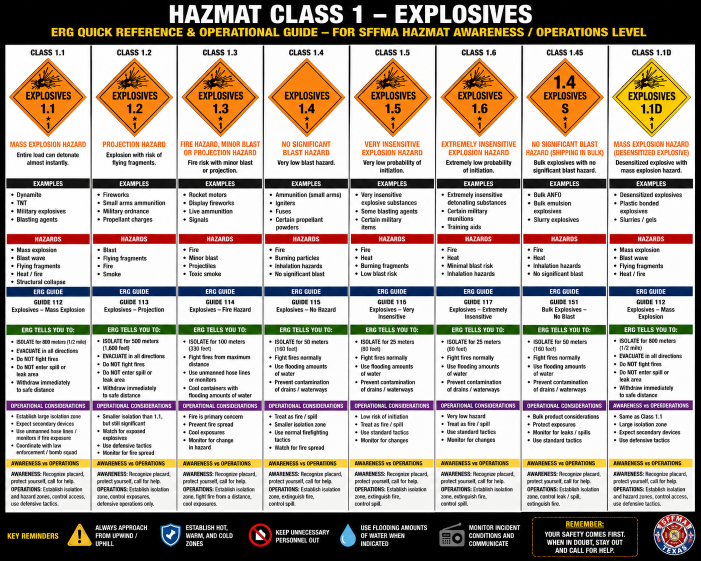
#> input picture images/class1_explosives.png, 1402 x 1122 px, given in place of container_nonbulk.png, which was not available (shown at 1/2 size)
$ python previews.py
#> lines starting #> are read from the running program, lines starting #| are printed output that depends on the picture; pictures that were not available may be replaced by others from this repository, and a replacement may not be noted
"""Build before/after previews (docs/chart-previews) and resized .webp copies of corrected charts."""
from PIL import Image, ImageDraw, ImageFont
F = '/usr/share/texmf/fonts/opentype/public/tex-gyre/texgyreheroscn-bold.otf'
CROPS = {
    'container_nonbulk': [(560, 240, 1000, 620)],
    'container_cargo_trucks': [(1130, 500, 1320, 850), (900, 950, 1340, 1024)],
    'container_ton': [(0, 290, 480, 360), (680, 560, 1024, 960), (0, 1080, 1024, 1510)],
    'container_intermodal': [(800, 140, 1480, 480), (760, 690, 1100, 750)],
}
PENDING = ('container_rail_cars class1_explosives class2_gases class3_flammable_liquids class4_flammable_solids '
           'class5_oxidizers class6_toxic class7_radioactive class8_corrosives class9_miscellaneous ppe_all '
           'ppe2_class2 ppe3_class3 ppe5_class5 ppe_respiratory ppe_selection').split()


def label(w, t):
    im = Image.new('RGB', (w, 40), (20, 20, 20))
    ImageDraw.Draw(im).text((12, 5), t, font=ImageFont.truetype(F, 28), fill=(255, 255, 255))
    return im


for n, boxes in CROPS.items():
    a = Image.open(f'images/{n}.png').convert('RGB')
#> a is the input picture: PIL image 1402x1122 RGB; mean R, G, B 180, 170.1, 160.3
    b = Image.open(f'images/{n}_corrected.png').convert('RGB')
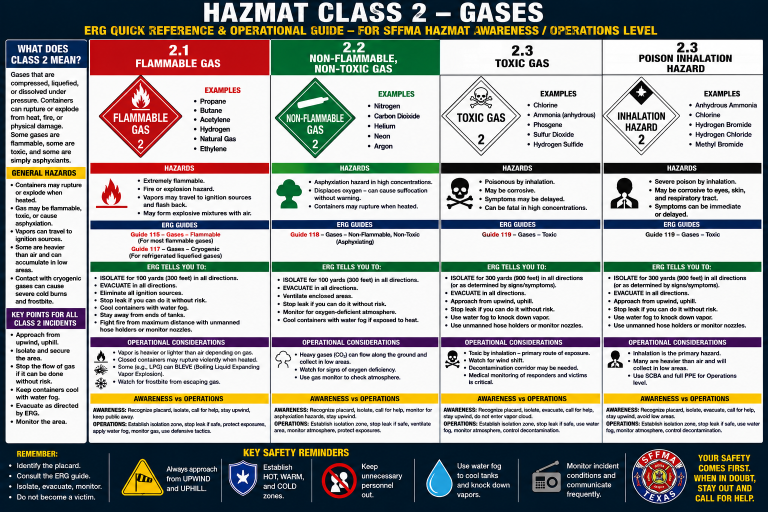
#> input picture images/class2_gases.png, 1536 x 1024 px, given in place of container_nonbulk_corrected.png, which was not available (shown at 1/2 size)
#> b is the input picture: PIL image 1536x1024 RGB; mean R, G, B 162.6, 163.2, 161.2
    web = Image.open(f'images/{n}.webp')
    b.resize(web.size, Image.LANCZOS).save(f'images/{n}_corrected.webp', quality=86, method=6)
    w = 760; h = int(a.height * w / a.width)
#> after `h = int(a.height * w / a.width)`: h = 608
    pair = Image.new('RGB', (w * 2 + 20, h + 40), (255, 255, 255))
#> pair: PIL image 1540x648 RGB; every value is 255
    pair.paste(label(w, 'BEFORE (original)'), (0, 0)); pair.paste(a.resize((w, h), Image.LANCZOS), (0, 40))
#> in label, `im = Image.new('RGB', (w, 40), (20, 20, 20))`: im: PIL image 760x40 RGB; every value is 20
    pair.paste(label(w, 'AFTER (corrected)'), (w + 20, 0)); pair.paste(b.resize((w, h), Image.LANCZOS), (w + 20, 40))
#> after `pair.paste(b.resize((w, h), Image.LANCZOS), (w + 20, 40))`:
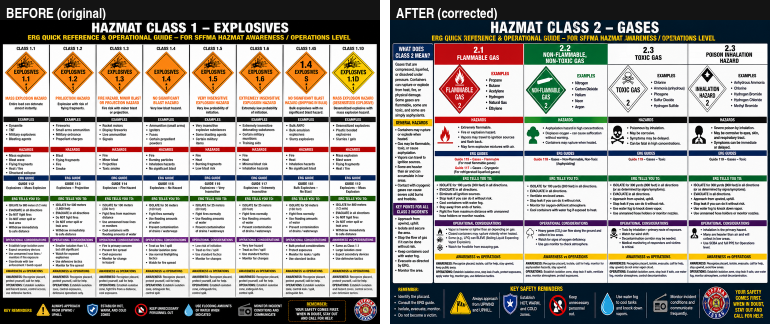
#> pair: PIL image 1540x648 RGB (shown at 1/2 size); mean R, G, B 163.8, 159.4, 153.9
    pair.save(f'docs/chart-previews/{n}_before_after.jpg', quality=82)
    rows = []
    for bx in boxes:
        ca, cb = a.crop(bx), b.crop(bx)
        s = min(2.0, 700 / ca.width)
        ca = ca.resize((int(ca.width * s), int(ca.height * s)), Image.LANCZOS); cb = cb.resize(ca.size, Image.LANCZOS)
        r = Image.new('RGB', (ca.width * 2 + 20, ca.height), (255, 255, 255)); r.paste(ca, (0, 0)); r.paste(cb, (ca.width + 20, 0))
        rows.append(r)
#> this loop made 1 pass
#> pass 1, `ca = ca.resize((int(ca.width * s), int(ca.height * s)), Image.LANCZOS)`:
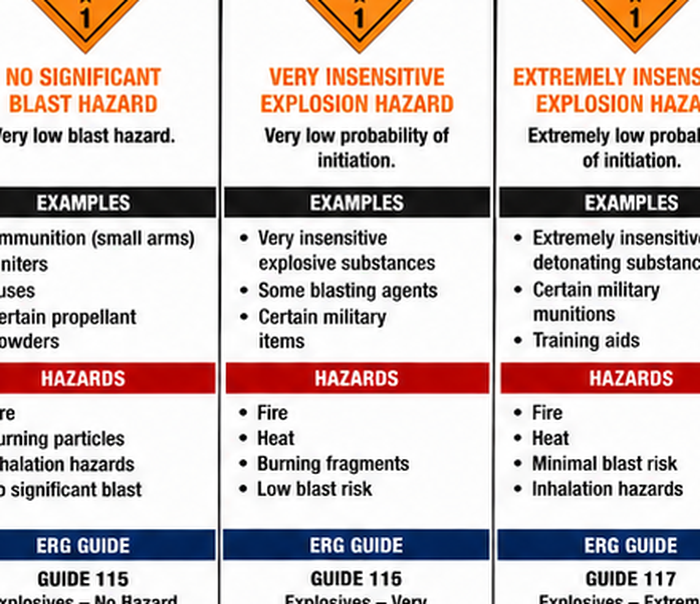
#> ca: PIL image 700x604 RGB; mean R, G, B 208.6, 196.3, 194.6
#> pass 1, `cb = cb.resize(ca.size, Image.LANCZOS)`:
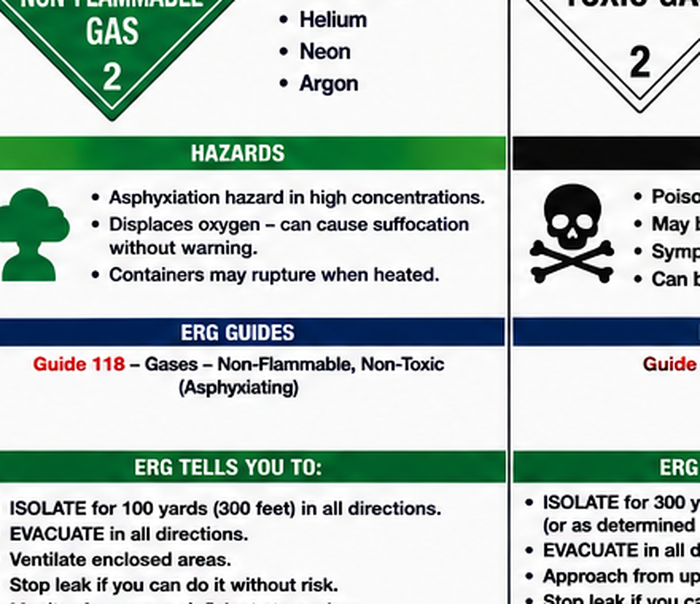
#> cb: PIL image 700x604 RGB; mean R, G, B 185.1, 198.7, 193.3
#> after the loop:
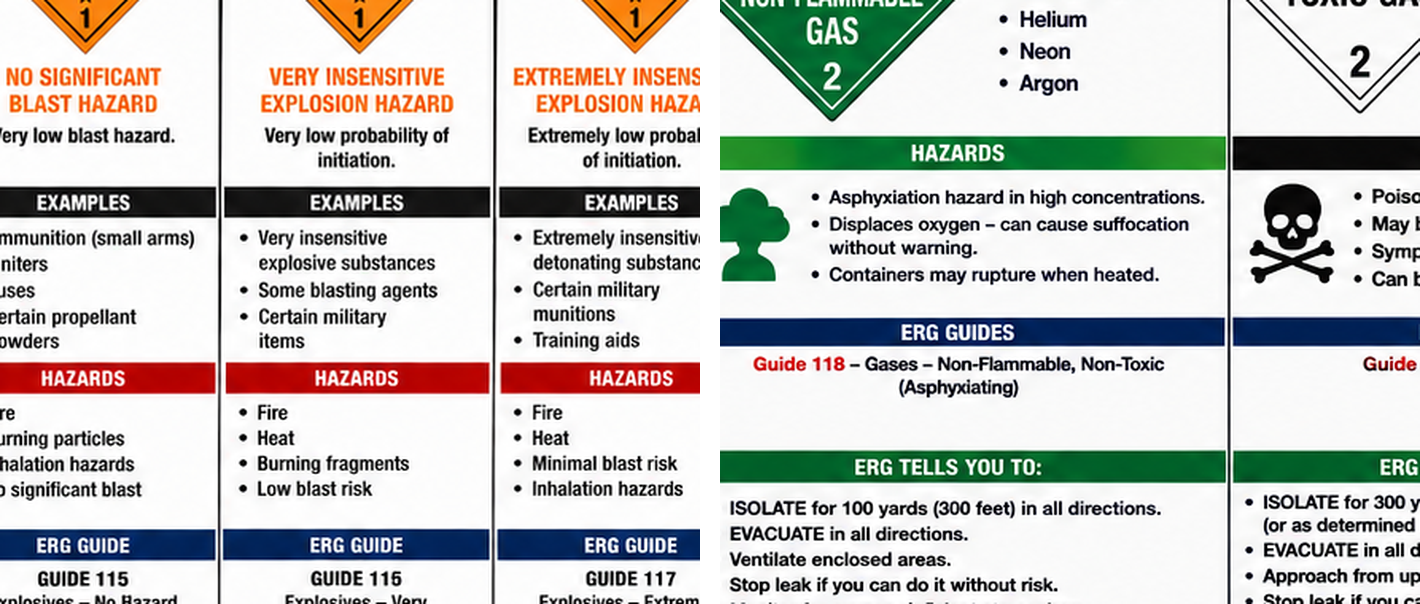
#> r: PIL image 1420x604 RGB; mean R, G, B 197.7, 198.3, 194.8
#> after the loop, rows = 1 item
    W = max(r.width for r in rows); H = sum(r.height for r in rows) + 20 * (len(rows) - 1) + 40
#> after `W = max((r.width for r in rows))`: W = 1420
#> after `H = sum((r.height for r in rows)) + 20 * (len(rows) - 1) + 40`: H = 644
    z = Image.new('RGB', (W, H), (255, 255, 255)); z.paste(label(W, 'Changed areas: before (left) and after (right)'), (0, 0)); y = 40
#> after `z = Image.new('RGB', (W, H), (255, 255, 255))`: z: PIL image 1420x644 RGB; every value is 255
#> in label (call 3), `im = Image.new('RGB', (w, 40), (20, 20, 20))`: im: PIL image 1420x40 RGB; every value is 20
#> after `z.paste(label(W, 'Changed areas: before (left) and after (right)'), (0`:
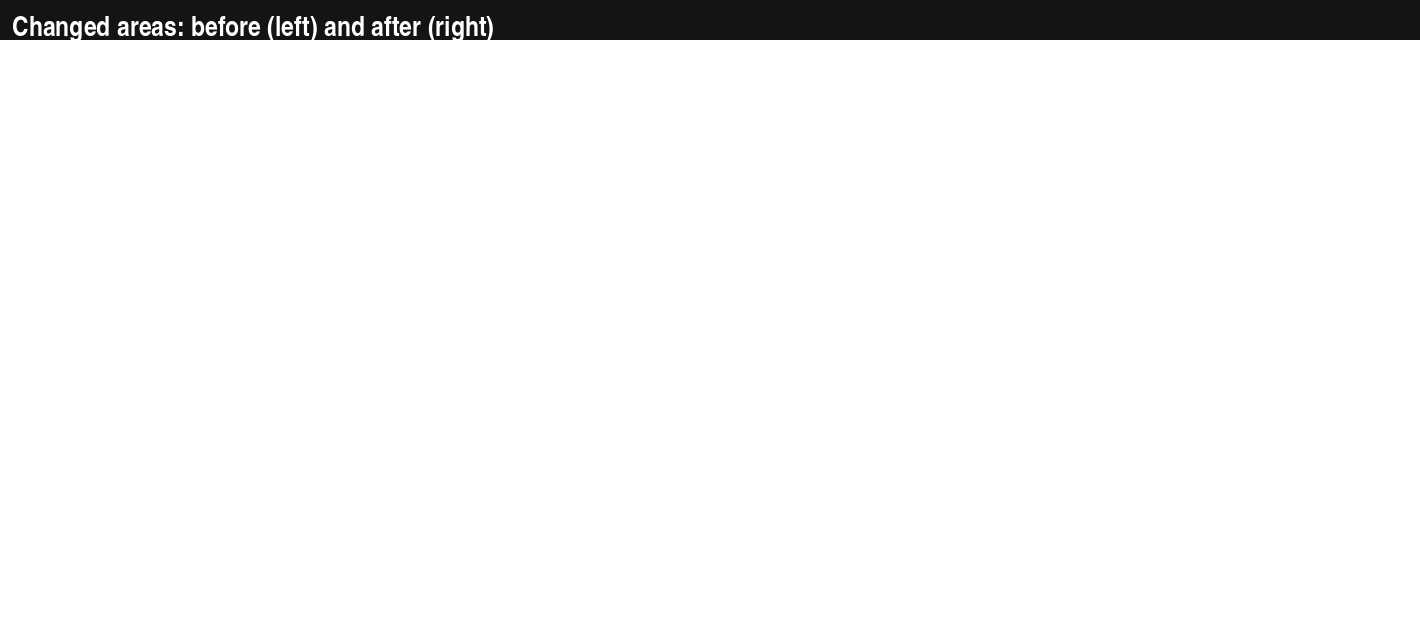
#> z: PIL image 1420x644 RGB; min 20, max 255, mean 241.4
    for r in rows:
        z.paste(r, (0, y)); y += r.height + 20
#> this loop made 1 pass
#> y on pass 1: 664
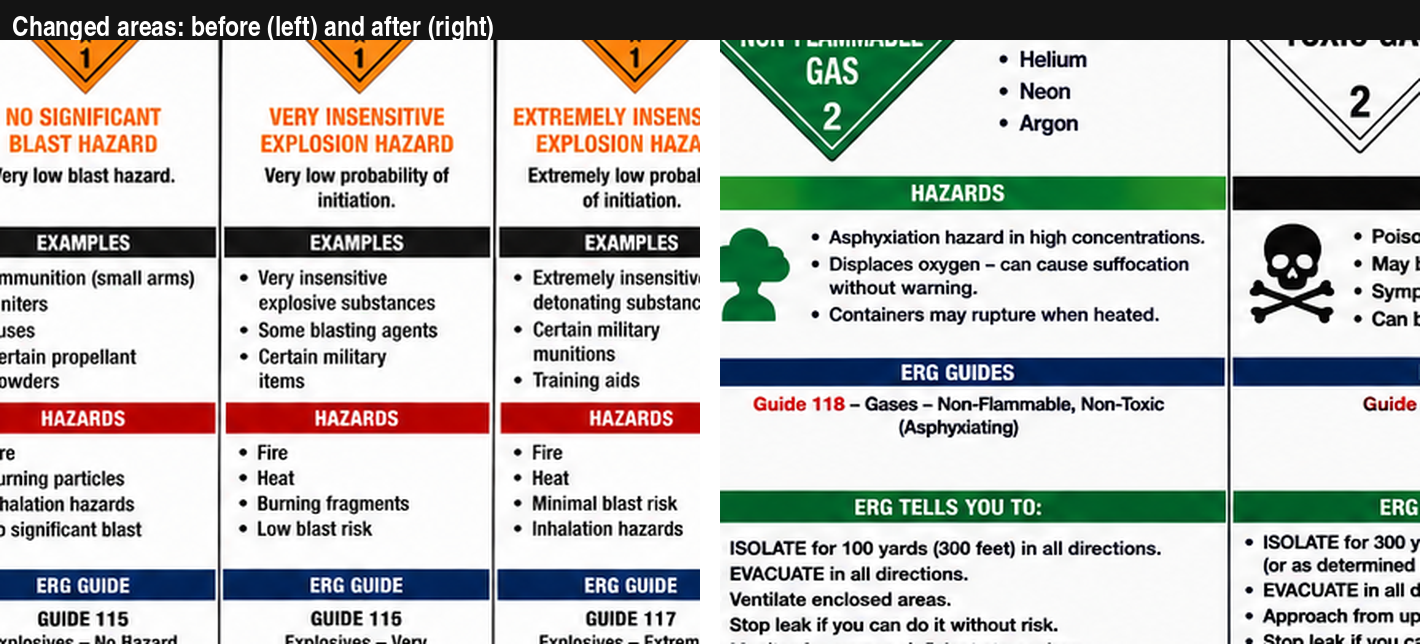
#> z: PIL image 1420x644 RGB; mean R, G, B 187.7, 188.2, 184.9
#> after the loop, y = 664
#> (the run stopped early here; a loop or call above may not have finished)
